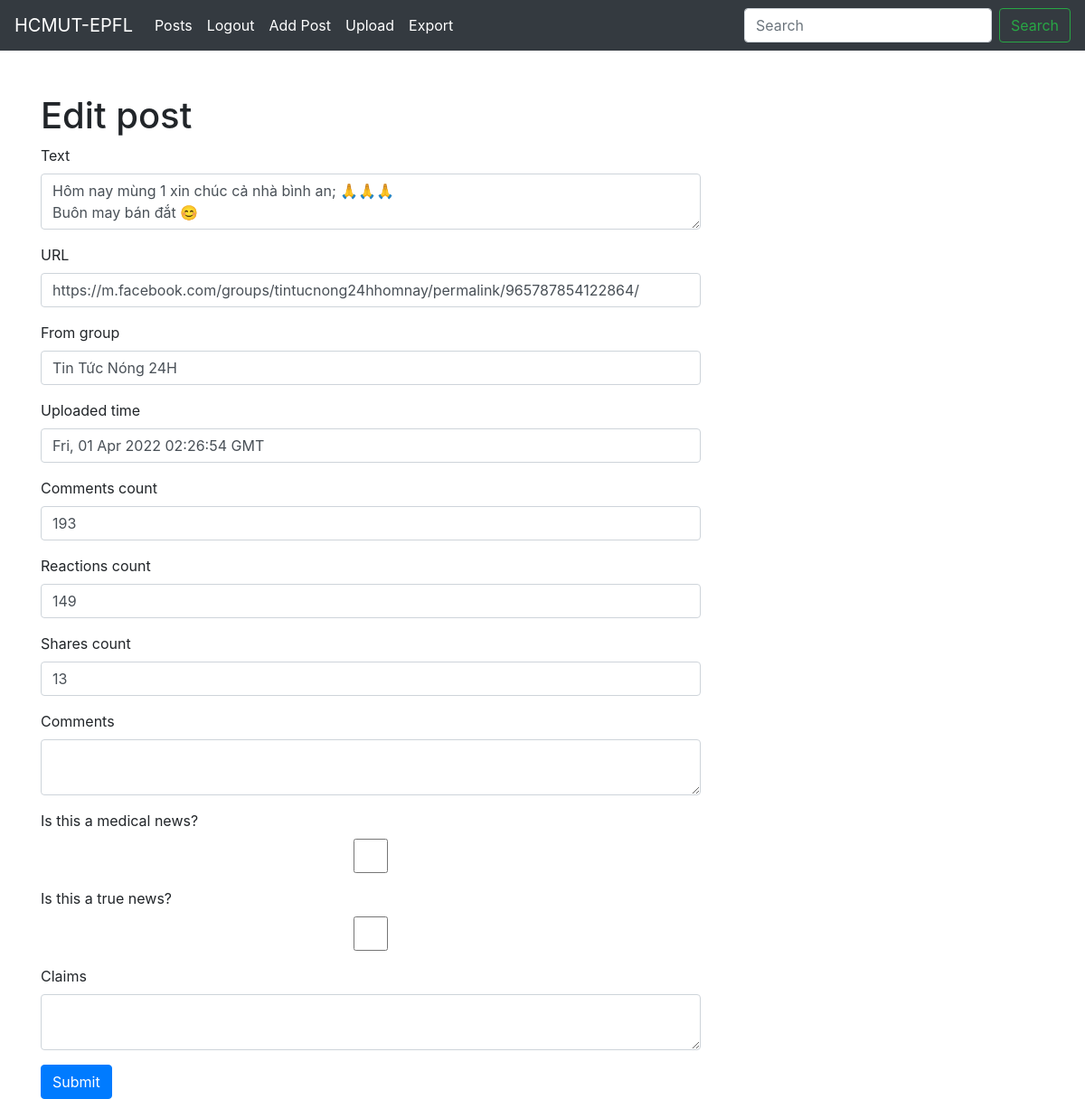
The app's page /news/1/edit (signed in) with its own data.
### src/model/post.py (models this page shows, shortened)
class Post(db.Model):
    id = db.Column(db.Integer, primary_key=True)
    time = db.Column(db.Text)
    text = db.Column(db.Text)
    shortened_text = db.Column(db.Text)
    url = db.Column(db.String(140))
    comments_count = db.Column(db.Integer)
    reactions_count = db.Column(db.Integer)
    shares_count = db.Column(db.Integer)
    comments = db.Column(db.Text)
    group_name = db.Column(db.Text)
    medical_news = db.Column(db.Boolean)
    true_news = db.Column(db.Boolean)
    claim_info = db.Column(db.Text)

### src/posts/blueprint.py (the view)
@posts.route('/<id>/edit', methods=['POST','GET'])
@login_required
def post_update(id):
    post = Post.query.filter(Post.id==id).first_or_404()
    if request.method == 'POST':
        form = PostForm(formdata=request.form, obj=post)
        form.populate_obj(post)
        db.session.commit()
        return redirect(url_for('posts.post_detail', id=post.id))
    form = PostForm(obj=post)
    return render_template('html/edit.html', post=post, form=form)

### src/posts/forms.py
class PostForm(Form):
    text = TextAreaField('Text')
    url = StringField('URL')
    group_name = StringField('From group')
    time = StringField('Uploaded time')
    comments_count = IntegerField('Comments count')
    reactions_count = IntegerField('Reactions count')
    shares_count = IntegerField('Shares count')
    comments = TextAreaField('Comments')
    medical_news = BooleanField('Is this a medical news?')
    true_news = BooleanField('Is this a true news?')
    claim_info = TextAreaField('Claims', description='You must input your claim to verify your confirmation')

### src/templates/html/edit.html (shortened to what this page needs)
{% extends 'base.html' %}
{% block content %}
    <div class="col-md-8">
        <h1>Edit post</h1>
    </div>
    <div class="col-md-8">
        <form action="{{ url_for('posts.post_update', id=post.id)}}" method="POST">
            {% for field in form %}
            <div class="form-group">
                {{field.label()}}
                {{field(class="form-control")}}
            </div>
            {% endfor %}
            <button class="btn btn-primary">Submit</button>
        </form>
    </div>
{% endblock %}

### records on screen
Post: text "Hôm nay mùng 1 xin chúc cả nhà bình an; 🙏🙏🙏 Buôn may bán đắt 😊" "https://m.facebook.com/groups/tintucnong24hhomnay/permalink/965787854122864/" "Tin Tức Nóng 24H" "Fri, 01 Apr 2022 02:26:54 GMT" "193" "149" "13"

### other values on screen
{{ title }} "Posts"
{{ field.label() }} "Text" "URL" "From group" "Uploaded time" "Comments count" "Reactions count" "Shares count" "Comments" "Is this a medical news?" "Is this a true news?" "Claims"
